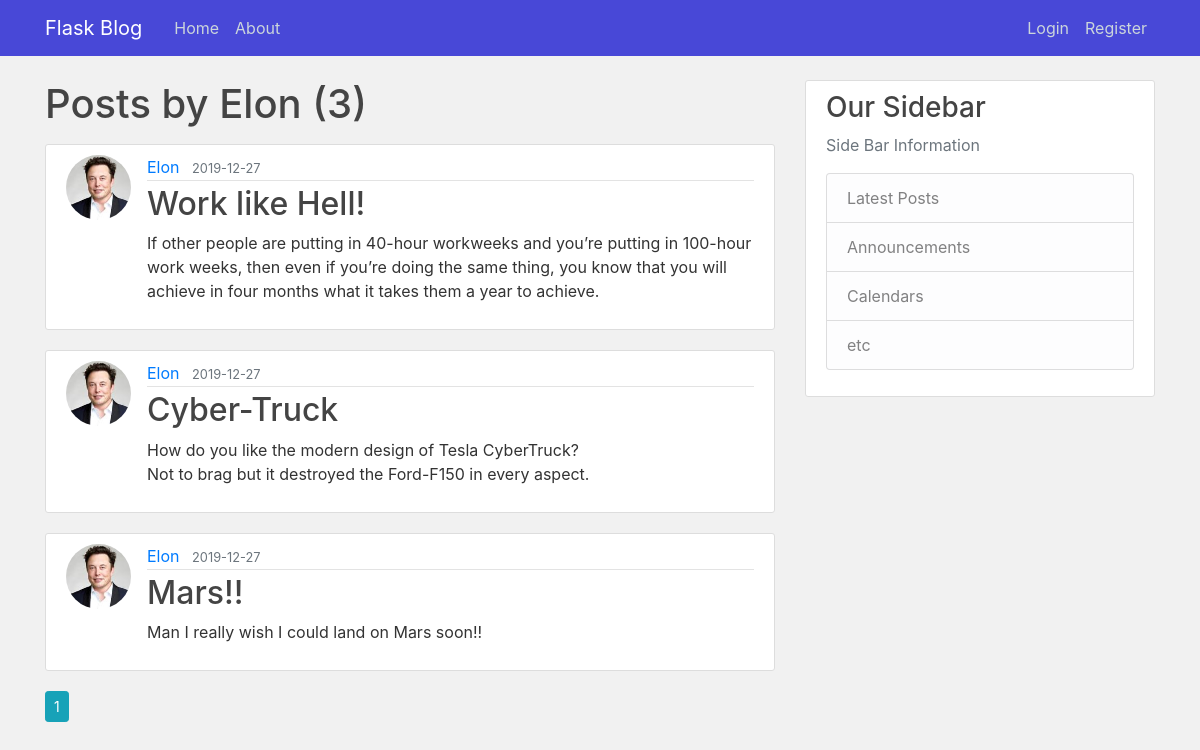
The page /user/Elon on the database its author committed.
### flaskblog/models.py (models this page shows, shortened)
class User(db.Model, UserMixin):
    id = db.Column(db.Integer, primary_key=True)
    username = db.Column(db.String(20), unique=True, nullable=False)
    email = db.Column(db.String(120), unique=True, nullable=False)
    image_file = db.Column(db.String(20), nullable=False, default='default.jpg')
    password = db.Column(db.String(60), nullable=False)
    posts = db.relationship('Post', backref='author', lazy=True)

class Post(db.Model):
    id = db.Column(db.Integer, primary_key=True)
    title = db.Column(db.String(100), nullable=False)
    date_posted = db.Column(db.DateTime, nullable=False, default=datetime.utcnow)
    content = db.Column(db.Text, nullable=False)
    user_id = db.Column(db.Integer, db.ForeignKey('user.id'), nullable=False)

### flaskblog/users/routes.py (the view)
@users.route("/user/<string:username>")
def user_posts(username):
    page = request.args.get('page', default=1, type=int)
    user = User.query.filter_by(username=username).first_or_404()
    posts = Post.query.filter_by(author=user) \
        .order_by(Post.date_posted.desc()) \
        .paginate(per_page=5, page=page)
    return render_template('Users/user_posts.html', posts=posts, user=user)

### flaskblog/templates/Users/user_posts.html (shortened to what this page needs)
{% extends 'base.html' %}
{% block body %}
     <h1 class="mb-3">Posts by {{ user.username }} ({{ posts.total }}) </h1>
     {% for post in posts.items %}
        <article class="media content-section">
          <img class="rounded-circle article-img" src="{{ url_for('static', filename='profile_pics/' + post.author.image_file) }}">
          <div class="media-body">
            <div class="article-metadata">
              <a class="mr-2" href="{{ url_for('users.user_posts', username=user.username) }}">{{ post.author.username }}</a>
              <small class="text-muted">{{ post.date_posted.strftime('%Y-%m-%d') }}</small>
            </div>
            <h2><a class="article-title" href="{{ url_for('posts.post', post_id=post.id) }}">{{ post.title }}</a></h2>
            <p class="article-content">{{ post.content }}</p>
          </div>
        </article>
    {% endfor %}
    {% for page_num in posts.iter_pages(left_edge=1, right_edge=1, left_current=1, right_current=2) %}
      {% if page_num %}
          {% if page_num == posts.page %}
          <a class="btn btn-sm btn-info" href="{{ url_for('users.user_posts', username=user.username, page=page_num) }}">{{ page_num }}</a>
          {% else %}
          <a class="btn btn-sm btn-outline-info" href="{{ url_for('users.user_posts', username=user.username, page=page_num) }}">{{ page_num }}</a>
          {% endif %}
      {% endif %}
    {% endfor %}
{% endblock body %}

### flaskblog/static/css/main.css (style rules this page uses)
body { background: #F1F1F1; color: #333333; margin-top: 5rem; }
h1, h2, h3, h4, h5, h6 { color: #444444; }
.content-section { background: #ffffff; padding: 10px 20px; border: 1px solid #dddddd; border-radius: 3px; margin-bottom: 20px; }
.article-title { color: #444444; }
.article-content { white-space: pre-line; }
.article-img { height: 65px; width: 65px; margin-right: 16px; }
.article-metadata { padding-bottom: 1px; margin-bottom: 4px; border-bottom: 1px solid #e3e3e3 }

### rows shown on the page
User: username "Elon"
Post: image_file (picture), author.username "Elon", date_posted "2019-12-27", title "Work like Hell!", content "If other people are putting in 40-hour workweeks and you’re putting in 100-hour work weeks, then even if you’re doing the same thing, you know that you will achieve in four months what it takes them a year to achieve."
Post: image_file (picture), author.username "Elon", date_posted "2019-12-27", title "Cyber-Truck", content "How do you like the modern design of Tesla CyberTruck? Not to brag but it destroyed the Ford-F150 in every aspect."
Post: image_file (picture), author.username "Elon", date_posted "2019-12-27", title "Mars!!", content "Man I really wish I could land on Mars soon!!"

### other values the page prints
{{ posts.total }} "3"
{{ page_num }} "1"
